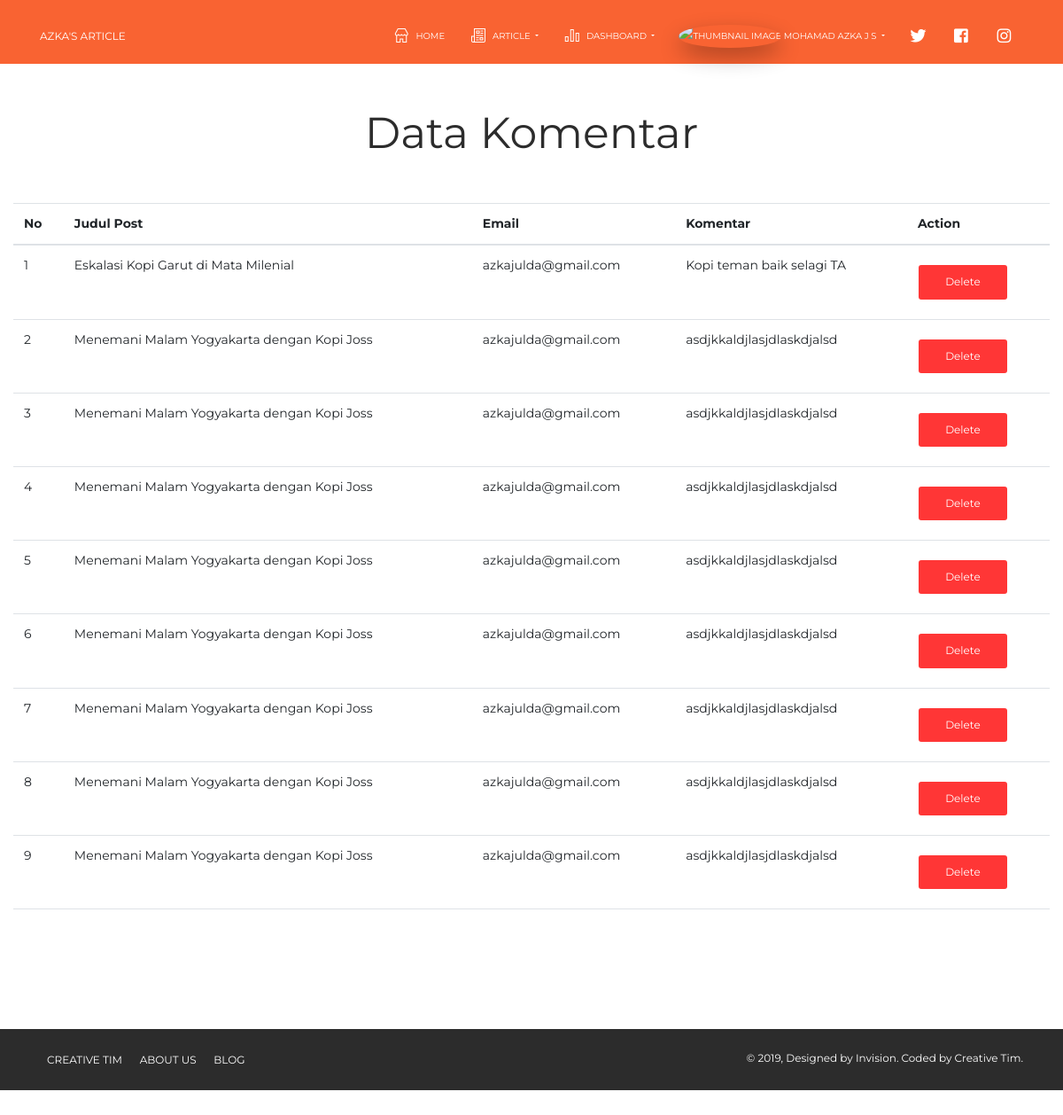
Screenshot of /app/view/pages/dashboardKomentar.php (signed in) with the database file from the repository.
### tables this page shows
CREATE TABLE `tb_komentar` (
  `id_komentar` int(5) NOT NULL,
  `id_post` int(5) NOT NULL,
  `email` varchar(100) NOT NULL,
  `content` varchar(120) NOT NULL
);

CREATE TABLE `tb_post` (
  `id_post` int(5) NOT NULL,
  `date` date NOT NULL,
  `title` varchar(100) NOT NULL,
  `content` text NOT NULL,
  `gambar` varchar(150) NOT NULL,
  `tag` varchar(100) NOT NULL,
  `id_kategori` int(3) NOT NULL
);

### app/view/pages/dashboardKomentar.php (the view, shortened to what this page needs)
<?php require_once('../layouts/header.php')?>
<?php require_once('../../controller/connection.php')?>
<link href="../../../assets/css/dashboard.css" rel="stylesheet" />
    <section class="row dashboard">
        <section class="col-md-12">
            <h1>Data Komentar</h1><br>
            <form class="data-mhs" action="" method="get">
                <table class="table table-hover" id="tableMhs">
                    <thead>
                        <th>No</th>
                        <th>Judul Post</th>
                        <th>Email</th>
                        <th>Komentar</th>
                        <th>Action</th>
                    </thead>
                    <?php
                        if($conn){
                            $no = 1;
                            $sql = "SELECT tb_komentar.id_komentar, tb_post.title, tb_komentar.email, tb_komentar.content FROM tb_post JOIN tb_komentar ON tb_post.id_post=tb_komentar.id_post";
                            $result = mysqli_query($conn, $sql);
                            foreach ($result as $data) {
                                echo "<tr>
                                            <td>$no</td>
                                            <td>".$data['title']."</td>
                                            <td>".$data['email']."</td>
                                            <td>".$data['content']."</td>
                                            <td>
                                                <button type='submit' class='btn btn-danger btn-action' name='delete2' value='".$data['id_komentar']."'>Delete</button>
                                            </td>
                                        </tr>";
                                    $no++;
                            }
                        }else{
                            echo "DB Connection Error!";
                        }
                    ?>
                </table>
            </form>
        </section>
    </section>
<?php require_once('../layouts/footer.php')?>

### assets/css/dashboard.css (style rules this page uses)
.dashboard { margin: 122px auto; }
h1 { text-align:center; }
form.data-mhs { max-height: 810px; overflow-y: auto; }
.row { margin-right:0px; }

### app/view/pages/dashboardKomentar.php (style rules this page uses)
.btn-action { width: 100px; }

### rows the page displays
tb_komentar: id_post.title "Eskalasi Kopi Garut di Mata Milenial", email "azkajulda@gmail.com", content "Kopi teman baik selagi TA"
tb_komentar: id_post.title "Menemani Malam Yogyakarta dengan Kopi Joss", email "azkajulda@gmail.com", content "asdjkkaldjlasjdlaskdjalsd"
tb_komentar: id_post.title "Menemani Malam Yogyakarta dengan Kopi Joss", email "azkajulda@gmail.com", content "asdjkkaldjlasjdlaskdjalsd"
tb_komentar: id_post.title "Menemani Malam Yogyakarta dengan Kopi Joss", email "azkajulda@gmail.com", content "asdjkkaldjlasjdlaskdjalsd"
tb_komentar: id_post.title "Menemani Malam Yogyakarta dengan Kopi Joss", email "azkajulda@gmail.com", content "asdjkkaldjlasjdlaskdjalsd"
tb_komentar: id_post.title "Menemani Malam Yogyakarta dengan Kopi Joss", email "azkajulda@gmail.com", content "asdjkkaldjlasjdlaskdjalsd"
tb_komentar: id_post.title "Menemani Malam Yogyakarta dengan Kopi Joss", email "azkajulda@gmail.com", content "asdjkkaldjlasjdlaskdjalsd"
tb_komentar: id_post.title "Menemani Malam Yogyakarta dengan Kopi Joss", email "azkajulda@gmail.com", content "asdjkkaldjlasjdlaskdjalsd"
tb_komentar: id_post.title "Menemani Malam Yogyakarta dengan Kopi Joss", email "azkajulda@gmail.com", content "asdjkkaldjlasjdlaskdjalsd"

### other values shown
$_SESSION['nama'] "MOHAMAD AZKA J S"
